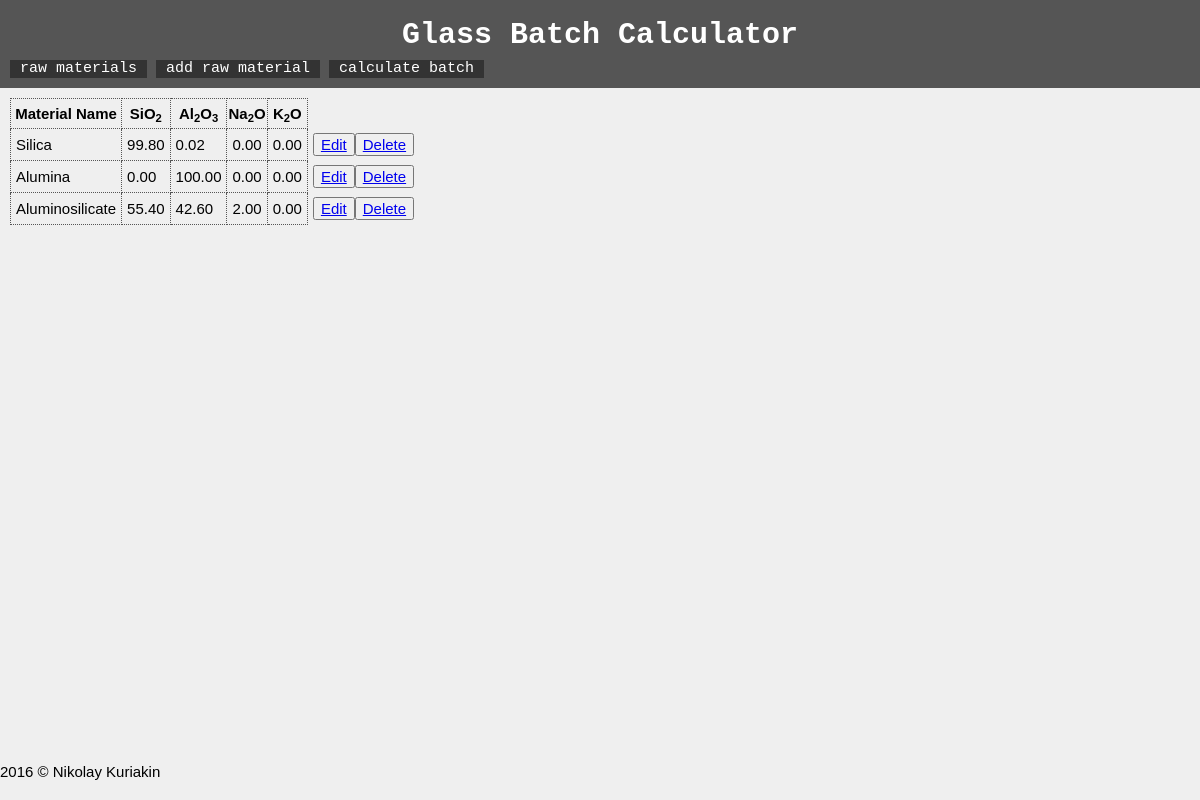
/raw-materials/, run on an earlier commit of the app's database.
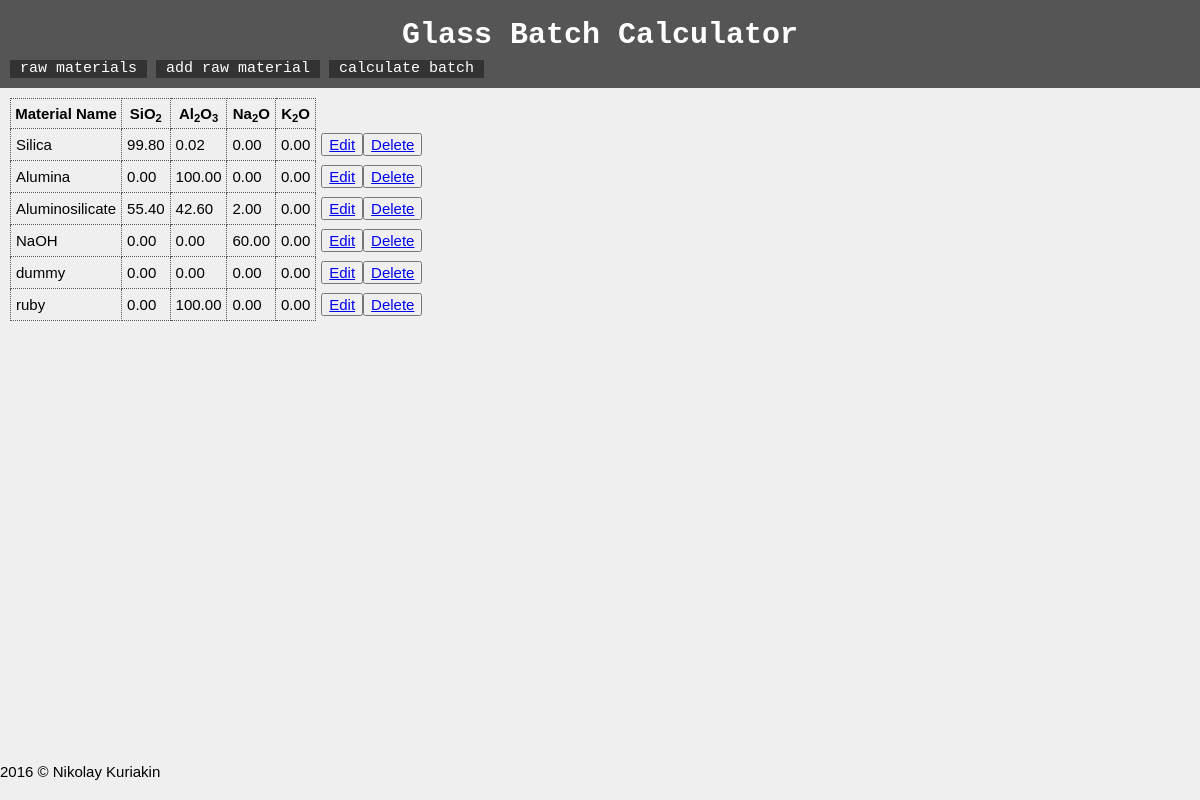
And on a later commit of the database.
### BatchCalculator/models.py (models this page shows, shortened)
class rawMaterial(models.Model):
    materialName = models.CharField('Name of the Material', max_length=200, blank=False)
    contentSiO2 = models.DecimalField('Content SiO2', default=0.0, max_digits=5, decimal_places=2)
    contentAl2O3 = models.DecimalField(default=0.0, max_digits=5, decimal_places=2)
    contentNa2O = models.DecimalField(default=0.0, max_digits=5, decimal_places=2)
    contentK2O = models.DecimalField(default=0.0, max_digits=5, decimal_places=2)
    author = models.ForeignKey(User, on_delete=models.CASCADE)

### BatchCalculator/views.py (the view)
# urls.py: url(r'^raw-materials/$', views.rawMaterialView.as_view(), name='rawmateriallist'),
class rawMaterialView(ListView):
	model = rawMaterial

### BatchCalculator/templates/BatchCalculator/rawmaterial_list.html
{% extends "base.html" %}
    {% block content %}
	<table>
	<tr>
		<th>Material Name</th>
		<th>SiO<sub>2</sub></th>
		<th>Al<sub>2</sub>O<sub>3</sub></th>
		<th>Na<sub>2</sub>O</th>
		<th>K<sub>2</sub>O</th>
		</tr>
	{% for material in object_list %}
	<tr>
	    <td>{{material.materialName}}</td>
	    <td>{{material.contentSiO2}}</td>
	    <td>{{material.contentAl2O3}}</td>
	    <td>{{material.contentNa2O}}</td>
	    <td>{{material.contentK2O}}</td>
	    <td><button><a href="/edit/{{material.id}}">Edit</a></button><button><a href="/delete/{{material.id}}">Delete</a></button></td>
	    </tr>
	{% endfor %}
	</table>
	{% endblock %}

### BatchCalculator/templates/base.html (shortened to what this page needs)
{% load static %}
<!DOCTYPE html>
<html lang="en">
<head>
    <link rel="stylesheet" href="{% static 'BatchCalculator/css/normalize.css' %}">
    <link rel="stylesheet" href="{% static 'BatchCalculator/css/style.css' %}">
</head>
<body>
	<header>
		{% block header %}
		<h1><a href = '/'>Glass Batch Calculator</h1></a>
    	<div class='menu'>
    		<a href="{% url 'rawmateriallist' %}">raw materials</a>
    		<a href="{% url 'addmateriallist' %}">add raw material</a>
    		<a href="{% url 'calculate' %}">calculate batch</a>
    	</div>
	   {% endblock %}
	</header>
	<div class='content'>
    {% block content %}{% endblock %}
	</div>
	{% block footer %}
	<footer>
	<p>2016 &copy; Nikolay Kuriakin</p>
	</footer>
	{% endblock %}
</body>
</html>

### BatchCalculator/static/BatchCalculator/css/style.css (style rules this page uses)
body { margin: 0 auto; background: #efefef; padding: 0; font: 400 15px/1.8 Arial, sans-serif; }
header { background: #555; padding: 10px; font-family: Courier, sans-serif; line-height: 0.8; }
header a { display: inline-block; color: white; text-decoration: none; background: #333; padding: 3px 10px; }
header h1 { color: #fff; margin: 10px 0; text-align: center; display: inline-block; min-width: 100%; }
header h1 a { background: none; }
table { border-collapse: collapse; }
th, td { border: 1px dotted #555555; }
tr>td:last-of-type { border: none; }
td { padding: 2px 5px; }
.content { margin: 10px; }
footer { position: fixed; bottom: 0; }

What changed in the data, as far as the page shows it:
added rawMaterial: materialName "NaOH", contentSiO2 "0.00", contentAl2O3 "0.00", contentNa2O "60.00", contentK2O "0.00"
added rawMaterial: materialName "dummy", contentSiO2 "0.00", contentAl2O3 "0.00", contentNa2O "0.00", contentK2O "0.00"
added rawMaterial: materialName "ruby", contentSiO2 "0.00", contentAl2O3 "100.00", contentNa2O "0.00", contentK2O "0.00"
